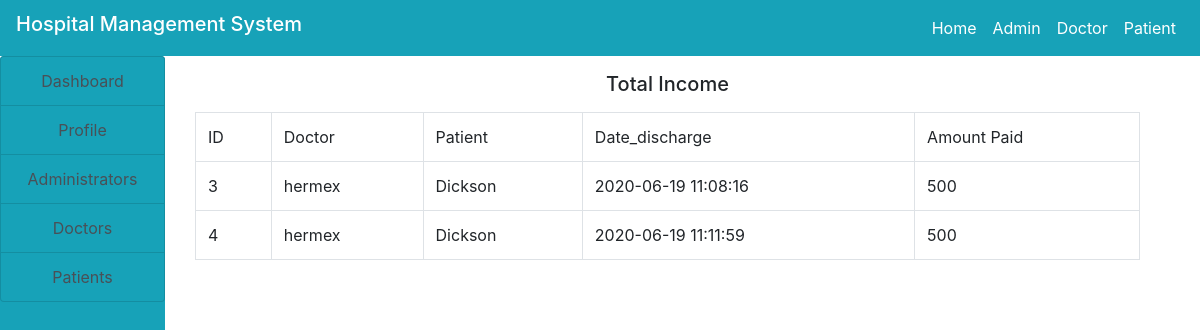
The app's page /admin/income.php with its own data.
### tables this page shows
CREATE TABLE IF NOT EXISTS `income` (
  `id` int(100) NOT NULL AUTO_INCREMENT,
  `doctor` varchar(100) NOT NULL,
  `patient` varchar(100) NOT NULL,
  `date_discharge` varchar(100) NOT NULL,
  `amount_paid` varchar(100) NOT NULL,
  `description` varchar(100) NOT NULL,
  PRIMARY KEY (`id`)
);

### admin/income.php (the view, shortened to what this page needs)
<!DOCTYPE html>
<html>
<head>
</head>
<body>
<?php
include("../include/header.php") ;
include("../include/connection.php");
?>
   <div class="container-fluid">
         <div class="col-md-12">
             <div class="row">
                  <div class="col-md-2" style="margin-left: -30px">
                      <?php
                         include("sidenav.php");
                      ?>
                  </div>
                 <div class="col-md-10">
                      <h5 class="text-center my-3">Total Income</h5>
                     <?php
                        $query = "SELECT * FROM income";
                        $res = mysqli_query($con, $query);
                        $output = "";
                        $output .="
                           <table class='table table-bordered'>
                           <tr>
                              <td>ID</td>
                              <td>Doctor</td>
                              <td>Patient</td>
                              <td>Date_discharge</td>
                              <td>Amount Paid</td>
                            </tr>
                        ";
                        while ($row = mysqli_fetch_array($res)){
                            $output .="
                                 <tr>
                                    <td>".$row['id']."</td>
                                    <td>".$row['doctor']."</td>
                                    <td>".$row['patient']."</td>
                                    <td>".$row['date_discharge']."</td>
                                    <td>".$row['amount_paid']."</td>
                                </tr>
                       ";
                        }
                        $output .="
                          </table>
                        ";
                        echo $output;
                     ?>
                 </div>
             </div>
         </div>
   </div>
</body>
</html>

### records on screen
income: id "3", doctor "hermex", patient "Dickson", date_discharge "2020-06-19 11:08:16", amount_paid "500"
income: id "4", doctor "hermex", patient "Dickson", date_discharge "2020-06-19 11:11:59", amount_paid "500"
